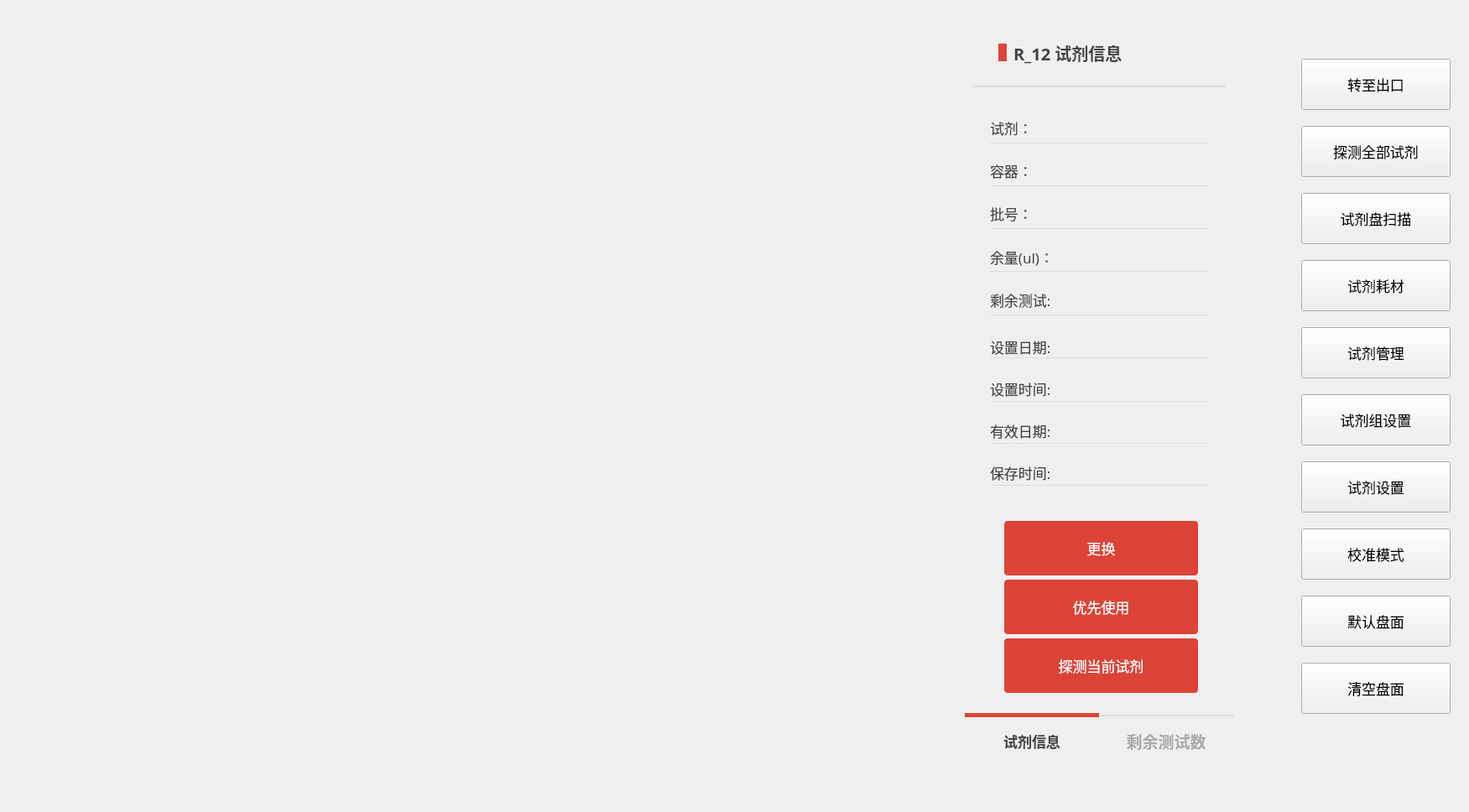
<?xml version="1.0" encoding="UTF-8"?>
<ui version="4.0">
 <class>frmReagentMaterial</class>
 <widget class="QWidget" name="frmReagentMaterial">
  <property name="geometry">
   <rect>
    <x>0</x>
    <y>0</y>
    <width>1751</width>
    <height>968</height>
   </rect>
  </property>
  <property name="focusPolicy">
   <enum>Qt::NoFocus</enum>
  </property>
  <property name="windowTitle">
   <string>Form</string>
  </property>
  <widget class="wgtReagentPanel" name="reagentPanel" native="true">
   <property name="geometry">
    <rect>
     <x>13</x>
     <y>11</y>
     <width>1111</width>
     <height>941</height>
    </rect>
   </property>
   <property name="focusPolicy">
    <enum>Qt::NoFocus</enum>
   </property>
  </widget>
  <widget class="CusView" name="reagentInfo" native="true">
   <property name="geometry">
    <rect>
     <x>1150</x>
     <y>31</y>
     <width>321</width>
     <height>881</height>
    </rect>
   </property>
   <property name="font">
    <font>
     <family>苹方 粗体</family>
     <pointsize>14</pointsize>
    </font>
   </property>
   <property name="focusPolicy">
    <enum>Qt::NoFocus</enum>
   </property>
   <property name="styleSheet">
    <string notr="true"/>
   </property>
   <widget class="QStackedWidget" name="stkReagentInfo">
    <property name="geometry">
     <rect>
      <x>0</x>
      <y>0</y>
      <width>321</width>
      <height>821</height>
     </rect>
    </property>
    <property name="currentIndex">
     <number>0</number>
    </property>
    <widget class="QWidget" name="page">
     <widget class="QLabel" name="lbl2">
      <property name="geometry">
       <rect>
        <x>30</x>
        <y>467</y>
        <width>71</width>
        <height>31</height>
       </rect>
      </property>
      <property name="font">
       <font>
        <family>苹方 粗体</family>
        <pointsize>13</pointsize>
       </font>
      </property>
      <property name="focusPolicy">
       <enum>Qt::NoFocus</enum>
      </property>
      <property name="styleSheet">
       <string notr="true">color:#444444;</string>
      </property>
      <property name="text">
       <string>有效日期:</string>
      </property>
     </widget>
     <widget class="QLineEdit" name="lineEdit_8">
      <property name="geometry">
       <rect>
        <x>30</x>
        <y>324</y>
        <width>261</width>
        <height>21</height>
       </rect>
      </property>
      <property name="styleSheet">
       <string notr="true">	border:none;
	background-color:transparent;
	border-bottom:1px solid #DDDDDD;
</string>
      </property>
      <property name="readOnly">
       <bool>true</bool>
      </property>
     </widget>
     <widget class="QLineEdit" name="lineEdit_10">
      <property name="geometry">
       <rect>
        <x>30</x>
        <y>427</y>
        <width>261</width>
        <height>21</height>
       </rect>
      </property>
      <property name="styleSheet">
       <string notr="true">	border:none;
	background-color:transparent;
	border-bottom:1px solid #DDDDDD;
</string>
      </property>
      <property name="readOnly">
       <bool>true</bool>
      </property>
     </widget>
     <widget class="QLabel" name="lbl3">
      <property name="geometry">
       <rect>
        <x>30</x>
        <y>417</y>
        <width>71</width>
        <height>31</height>
       </rect>
      </property>
      <property name="font">
       <font>
        <family>苹方 粗体</family>
        <pointsize>13</pointsize>
       </font>
      </property>
      <property name="focusPolicy">
       <enum>Qt::NoFocus</enum>
      </property>
      <property name="styleSheet">
       <string notr="true">color:#444444;</string>
      </property>
      <property name="text">
       <string>设置时间:</string>
      </property>
     </widget>
     <widget class="QLabel" name="lbl7">
      <property name="geometry">
       <rect>
        <x>30</x>
        <y>208</y>
        <width>71</width>
        <height>31</height>
       </rect>
      </property>
      <property name="font">
       <font>
        <family>苹方 粗体</family>
        <pointsize>13</pointsize>
       </font>
      </property>
      <property name="focusPolicy">
       <enum>Qt::NoFocus</enum>
      </property>
      <property name="styleSheet">
       <string notr="true">color:#444444;</string>
      </property>
      <property name="text">
       <string>批号：</string>
      </property>
     </widget>
     <widget class="QLineEdit" name="lineEdit_5">
      <property name="geometry">
       <rect>
        <x>30</x>
        <y>170</y>
        <width>261</width>
        <height>21</height>
       </rect>
      </property>
      <property name="styleSheet">
       <string notr="true">	border:none;
	background-color:transparent;
	border-bottom:1px solid #DDDDDD;
</string>
      </property>
      <property name="readOnly">
       <bool>true</bool>
      </property>
     </widget>
     <widget class="QLineEdit" name="lineEdit_9">
      <property name="geometry">
       <rect>
        <x>30</x>
        <y>375</y>
        <width>261</width>
        <height>21</height>
       </rect>
      </property>
      <property name="styleSheet">
       <string notr="true">	border:none;
	background-color:transparent;
	border-bottom:1px solid #DDDDDD;
</string>
      </property>
      <property name="readOnly">
       <bool>true</bool>
      </property>
     </widget>
     <widget class="QLabel" name="lblSetTime">
      <property name="geometry">
       <rect>
        <x>110</x>
        <y>417</y>
        <width>191</width>
        <height>31</height>
       </rect>
      </property>
      <property name="font">
       <font>
        <family>苹方 粗体</family>
        <pointsize>13</pointsize>
       </font>
      </property>
      <property name="focusPolicy">
       <enum>Qt::NoFocus</enum>
      </property>
      <property name="styleSheet">
       <string notr="true">color:#444444;</string>
      </property>
      <property name="text">
       <string/>
      </property>
     </widget>
     <widget class="QLineEdit" name="lineEdit_11">
      <property name="geometry">
       <rect>
        <x>30</x>
        <y>477</y>
        <width>261</width>
        <height>21</height>
       </rect>
      </property>
      <property name="styleSheet">
       <string notr="true">	border:none;
	background-color:transparent;
	border-bottom:1px solid #DDDDDD;
</string>
      </property>
      <property name="readOnly">
       <bool>true</bool>
      </property>
     </widget>
     <widget class="QLabel" name="lbl10">
      <property name="geometry">
       <rect>
        <x>30</x>
        <y>106</y>
        <width>71</width>
        <height>31</height>
       </rect>
      </property>
      <property name="font">
       <font>
        <family>苹方 粗体</family>
        <pointsize>13</pointsize>
       </font>
      </property>
      <property name="focusPolicy">
       <enum>Qt::NoFocus</enum>
      </property>
      <property name="styleSheet">
       <string notr="true">color:#444444;</string>
      </property>
      <property name="text">
       <string>试剂：</string>
      </property>
     </widget>
     <widget class="QLabel" name="lblHoleinfo">
      <property name="geometry">
       <rect>
        <x>58</x>
        <y>17</y>
        <width>149</width>
        <height>30</height>
       </rect>
      </property>
      <property name="font">
       <font>
        <family>苹方 粗体</family>
        <pointsize>15</pointsize>
        <weight>75</weight>
        <bold>true</bold>
       </font>
      </property>
      <property name="focusPolicy">
       <enum>Qt::NoFocus</enum>
      </property>
      <property name="styleSheet">
       <string notr="true">color:#444444;</string>
      </property>
      <property name="text">
       <string>R_12 试剂信息</string>
      </property>
     </widget>
     <widget class="QLabel" name="lblKeepTime">
      <property name="geometry">
       <rect>
        <x>110</x>
        <y>517</y>
        <width>191</width>
        <height>31</height>
       </rect>
      </property>
      <property name="font">
       <font>
        <family>苹方 粗体</family>
        <pointsize>13</pointsize>
       </font>
      </property>
      <property name="focusPolicy">
       <enum>Qt::NoFocus</enum>
      </property>
      <property name="styleSheet">
       <string notr="true">color:#444444;</string>
      </property>
      <property name="text">
       <string/>
      </property>
     </widget>
     <widget class="QLabel" name="lblAmount">
      <property name="geometry">
       <rect>
        <x>110</x>
        <y>260</y>
        <width>181</width>
        <height>31</height>
       </rect>
      </property>
      <property name="font">
       <font>
        <family>苹方 粗体</family>
        <pointsize>13</pointsize>
       </font>
      </property>
      <property name="focusPolicy">
       <enum>Qt::NoFocus</enum>
      </property>
      <property name="styleSheet">
       <string notr="true">color:#444444;</string>
      </property>
      <property name="text">
       <string/>
      </property>
     </widget>
     <widget class="QLineEdit" name="lineEdit_6">
      <property name="geometry">
       <rect>
        <x>30</x>
        <y>221</y>
        <width>261</width>
        <height>21</height>
       </rect>
      </property>
      <property name="styleSheet">
       <string notr="true">	border:none;
	background-color:transparent;
	border-bottom:1px solid #DDDDDD;
</string>
      </property>
      <property name="readOnly">
       <bool>true</bool>
      </property>
     </widget>
     <widget class="QLabel" name="lbl1">
      <property name="geometry">
       <rect>
        <x>30</x>
        <y>517</y>
        <width>71</width>
        <height>31</height>
       </rect>
      </property>
      <property name="font">
       <font>
        <family>苹方 粗体</family>
        <pointsize>13</pointsize>
       </font>
      </property>
      <property name="focusPolicy">
       <enum>Qt::NoFocus</enum>
      </property>
      <property name="styleSheet">
       <string notr="true">color:#444444;</string>
      </property>
      <property name="text">
       <string>保存时间:</string>
      </property>
     </widget>
     <widget class="QLabel" name="lbl4">
      <property name="geometry">
       <rect>
        <x>30</x>
        <y>367</y>
        <width>71</width>
        <height>31</height>
       </rect>
      </property>
      <property name="font">
       <font>
        <family>苹方 粗体</family>
        <pointsize>13</pointsize>
       </font>
      </property>
      <property name="focusPolicy">
       <enum>Qt::NoFocus</enum>
      </property>
      <property name="styleSheet">
       <string notr="true">color:#444444;</string>
      </property>
      <property name="text">
       <string>设置日期:</string>
      </property>
     </widget>
     <widget class="QLabel" name="lblOutDate">
      <property name="geometry">
       <rect>
        <x>110</x>
        <y>467</y>
        <width>111</width>
        <height>31</height>
       </rect>
      </property>
      <property name="font">
       <font>
        <family>苹方 粗体</family>
        <pointsize>13</pointsize>
       </font>
      </property>
      <property name="focusPolicy">
       <enum>Qt::NoFocus</enum>
      </property>
      <property name="styleSheet">
       <string notr="true">color:#444444;</string>
      </property>
      <property name="text">
       <string/>
      </property>
     </widget>
     <widget class="QLabel" name="lblTests">
      <property name="geometry">
       <rect>
        <x>110</x>
        <y>311</y>
        <width>191</width>
        <height>31</height>
       </rect>
      </property>
      <property name="font">
       <font>
        <family>苹方 粗体</family>
        <pointsize>13</pointsize>
       </font>
      </property>
      <property name="focusPolicy">
       <enum>Qt::NoFocus</enum>
      </property>
      <property name="styleSheet">
       <string notr="true">color:#444444;</string>
      </property>
      <property name="text">
       <string/>
      </property>
     </widget>
     <widget class="QLineEdit" name="lineEdit_3">
      <property name="geometry">
       <rect>
        <x>10</x>
        <y>52</y>
        <width>301</width>
        <height>21</height>
       </rect>
      </property>
      <property name="styleSheet">
       <string notr="true">	border:none;
	background-color:transparent;
	border-bottom:2px solid #DDDDDD;
</string>
      </property>
      <property name="readOnly">
       <bool>true</bool>
      </property>
     </widget>
     <widget class="QLabel" name="lbl8">
      <property name="geometry">
       <rect>
        <x>30</x>
        <y>157</y>
        <width>71</width>
        <height>31</height>
       </rect>
      </property>
      <property name="font">
       <font>
        <family>苹方 粗体</family>
        <pointsize>13</pointsize>
       </font>
      </property>
      <property name="focusPolicy">
       <enum>Qt::NoFocus</enum>
      </property>
      <property name="styleSheet">
       <string notr="true">color:#444444;</string>
      </property>
      <property name="text">
       <string>容器：</string>
      </property>
     </widget>
     <widget class="QPushButton" name="btnUpdatePriority">
      <property name="geometry">
       <rect>
        <x>47</x>
        <y>660</y>
        <width>231</width>
        <height>65</height>
       </rect>
      </property>
      <property name="font">
       <font>
        <family>苹方 粗体</family>
        <pointsize>13</pointsize>
        <weight>50</weight>
        <bold>false</bold>
        <stylestrategy>PreferDefault</stylestrategy>
       </font>
      </property>
      <property name="focusPolicy">
       <enum>Qt::NoFocus</enum>
      </property>
      <property name="styleSheet">
       <string notr="true">QPushButton{
background-color: #DB4437;
color: #FFFFFF;
border-radius: 4px;
padding: 2px;
}
QPushButton:hover {
background-color: #F2594C;
}

QPushButton:pressed {
background-color: #E83323;
}</string>
      </property>
      <property name="text">
       <string>优先使用</string>
      </property>
      <property name="iconSize">
       <size>
        <width>37</width>
        <height>32</height>
       </size>
      </property>
      <property name="checkable">
       <bool>false</bool>
      </property>
      <property name="checked">
       <bool>false</bool>
      </property>
      <property name="autoExclusive">
       <bool>false</bool>
      </property>
     </widget>
     <widget class="QLabel" name="lblSetDate">
      <property name="geometry">
       <rect>
        <x>110</x>
        <y>367</y>
        <width>191</width>
        <height>31</height>
       </rect>
      </property>
      <property name="font">
       <font>
        <family>苹方 粗体</family>
        <pointsize>13</pointsize>
       </font>
      </property>
      <property name="focusPolicy">
       <enum>Qt::NoFocus</enum>
      </property>
      <property name="styleSheet">
       <string notr="true">color:#444444;</string>
      </property>
      <property name="text">
       <string/>
      </property>
     </widget>
     <widget class="QLineEdit" name="lineEdit_4">
      <property name="geometry">
       <rect>
        <x>30</x>
        <y>119</y>
        <width>261</width>
        <height>21</height>
       </rect>
      </property>
      <property name="styleSheet">
       <string notr="true">	border:none;
	background-color:transparent;
	border-bottom:1px solid #DDDDDD;
</string>
      </property>
      <property name="readOnly">
       <bool>true</bool>
      </property>
     </widget>
     <widget class="QLineEdit" name="lineEdit_12">
      <property name="geometry">
       <rect>
        <x>30</x>
        <y>527</y>
        <width>261</width>
        <height>21</height>
       </rect>
      </property>
      <property name="styleSheet">
       <string notr="true">	border:none;
	background-color:transparent;
	border-bottom:1px solid #DDDDDD;
</string>
      </property>
      <property name="readOnly">
       <bool>true</bool>
      </property>
     </widget>
     <widget class="QLineEdit" name="lineEdit_7">
      <property name="geometry">
       <rect>
        <x>30</x>
        <y>272</y>
        <width>261</width>
        <height>21</height>
       </rect>
      </property>
      <property name="styleSheet">
       <string notr="true">	border:none;
	background-color:transparent;
	border-bottom:1px solid #DDDDDD;
</string>
      </property>
      <property name="readOnly">
       <bool>true</bool>
      </property>
     </widget>
     <widget class="QLabel" name="lbl5">
      <property name="geometry">
       <rect>
        <x>30</x>
        <y>311</y>
        <width>71</width>
        <height>31</height>
       </rect>
      </property>
      <property name="font">
       <font>
        <family>苹方 粗体</family>
        <pointsize>13</pointsize>
       </font>
      </property>
      <property name="focusPolicy">
       <enum>Qt::NoFocus</enum>
      </property>
      <property name="styleSheet">
       <string notr="true">color:#444444;</string>
      </property>
      <property name="text">
       <string>剩余测试:</string>
      </property>
     </widget>
     <widget class="QLabel" name="lbl6">
      <property name="geometry">
       <rect>
        <x>30</x>
        <y>260</y>
        <width>71</width>
        <height>31</height>
       </rect>
      </property>
      <property name="font">
       <font>
        <family>苹方 粗体</family>
        <pointsize>13</pointsize>
       </font>
      </property>
      <property name="focusPolicy">
       <enum>Qt::NoFocus</enum>
      </property>
      <property name="styleSheet">
       <string notr="true">color:#444444;</string>
      </property>
      <property name="text">
       <string>余量(ul)：</string>
      </property>
     </widget>
     <widget class="QLineEdit" name="lineEdit_13">
      <property name="geometry">
       <rect>
        <x>40</x>
        <y>21</y>
        <width>16</width>
        <height>21</height>
       </rect>
      </property>
      <property name="styleSheet">
       <string notr="true">	border:none;
	background-color:transparent;
	border-left:10px solid #DB4437;
</string>
      </property>
      <property name="readOnly">
       <bool>true</bool>
      </property>
     </widget>
     <widget class="QPushButton" name="btnChangeHole">
      <property name="geometry">
       <rect>
        <x>47</x>
        <y>590</y>
        <width>231</width>
        <height>65</height>
       </rect>
      </property>
      <property name="font">
       <font>
        <family>苹方 粗体</family>
        <pointsize>13</pointsize>
        <weight>50</weight>
        <bold>false</bold>
        <stylestrategy>PreferDefault</stylestrategy>
       </font>
      </property>
      <property name="focusPolicy">
       <enum>Qt::NoFocus</enum>
      </property>
      <property name="styleSheet">
       <string notr="true">QPushButton{
background-color: #DB4437;
color: #FFFFFF;
border-radius: 4px;
padding: 2px;
}
QPushButton:hover {
background-color: #F2594C;
}

QPushButton:pressed {
background-color: #E83323;
}</string>
      </property>
      <property name="text">
       <string>更换</string>
      </property>
      <property name="iconSize">
       <size>
        <width>37</width>
        <height>32</height>
       </size>
      </property>
      <property name="checkable">
       <bool>false</bool>
      </property>
      <property name="checked">
       <bool>false</bool>
      </property>
      <property name="autoExclusive">
       <bool>false</bool>
      </property>
     </widget>
     <widget class="QLabel" name="lblName">
      <property name="geometry">
       <rect>
        <x>110</x>
        <y>110</y>
        <width>181</width>
        <height>31</height>
       </rect>
      </property>
      <property name="font">
       <font>
        <family>苹方 粗体</family>
        <pointsize>13</pointsize>
       </font>
      </property>
      <property name="focusPolicy">
       <enum>Qt::NoFocus</enum>
      </property>
      <property name="styleSheet">
       <string notr="true">color:#444444;</string>
      </property>
      <property name="text">
       <string/>
      </property>
     </widget>
     <widget class="QLabel" name="lblBottleName">
      <property name="geometry">
       <rect>
        <x>110</x>
        <y>160</y>
        <width>181</width>
        <height>31</height>
       </rect>
      </property>
      <property name="font">
       <font>
        <family>苹方 粗体</family>
        <pointsize>13</pointsize>
       </font>
      </property>
      <property name="focusPolicy">
       <enum>Qt::NoFocus</enum>
      </property>
      <property name="styleSheet">
       <string notr="true">color:#444444;</string>
      </property>
      <property name="text">
       <string/>
      </property>
     </widget>
     <widget class="QLabel" name="lblBatch">
      <property name="geometry">
       <rect>
        <x>110</x>
        <y>210</y>
        <width>181</width>
        <height>31</height>
       </rect>
      </property>
      <property name="font">
       <font>
        <family>苹方 粗体</family>
        <pointsize>13</pointsize>
       </font>
      </property>
      <property name="focusPolicy">
       <enum>Qt::NoFocus</enum>
      </property>
      <property name="styleSheet">
       <string notr="true">color:#444444;</string>
      </property>
      <property name="text">
       <string/>
      </property>
     </widget>
     <widget class="QPushButton" name="btnDectOne">
      <property name="geometry">
       <rect>
        <x>47</x>
        <y>730</y>
        <width>231</width>
        <height>65</height>
       </rect>
      </property>
      <property name="font">
       <font>
        <family>苹方 粗体</family>
        <pointsize>13</pointsize>
        <weight>50</weight>
        <bold>false</bold>
        <stylestrategy>PreferDefault</stylestrategy>
       </font>
      </property>
      <property name="focusPolicy">
       <enum>Qt::NoFocus</enum>
      </property>
      <property name="styleSheet">
       <string notr="true">QPushButton{
background-color: #DB4437;
color: #FFFFFF;
border-radius: 4px;
padding: 2px;
}
QPushButton:hover {
background-color: #F2594C;
}

QPushButton:pressed {
background-color: #E83323;
}</string>
      </property>
      <property name="text">
       <string>探测当前试剂</string>
      </property>
      <property name="iconSize">
       <size>
        <width>37</width>
        <height>32</height>
       </size>
      </property>
      <property name="checkable">
       <bool>false</bool>
      </property>
      <property name="checked">
       <bool>false</bool>
      </property>
      <property name="autoExclusive">
       <bool>false</bool>
      </property>
     </widget>
     <zorder>lineEdit_9</zorder>
     <zorder>lineEdit_10</zorder>
     <zorder>lineEdit_6</zorder>
     <zorder>lineEdit_12</zorder>
     <zorder>lineEdit_7</zorder>
     <zorder>lineEdit_5</zorder>
     <zorder>lineEdit_13</zorder>
     <zorder>lineEdit_4</zorder>
     <zorder>lineEdit_3</zorder>
     <zorder>lineEdit_8</zorder>
     <zorder>lineEdit_11</zorder>
     <zorder>lbl2</zorder>
     <zorder>lbl3</zorder>
     <zorder>lbl7</zorder>
     <zorder>lblSetTime</zorder>
     <zorder>lbl10</zorder>
     <zorder>lblHoleinfo</zorder>
     <zorder>lblKeepTime</zorder>
     <zorder>lblAmount</zorder>
     <zorder>lbl1</zorder>
     <zorder>lbl4</zorder>
     <zorder>lblOutDate</zorder>
     <zorder>lblTests</zorder>
     <zorder>lbl8</zorder>
     <zorder>btnUpdatePriority</zorder>
     <zorder>lblSetDate</zorder>
     <zorder>lbl5</zorder>
     <zorder>lbl6</zorder>
     <zorder>btnChangeHole</zorder>
     <zorder>lblName</zorder>
     <zorder>lblBottleName</zorder>
     <zorder>lblBatch</zorder>
     <zorder>btnDectOne</zorder>
    </widget>
    <widget class="QWidget" name="page_2">
     <widget class="QLineEdit" name="lineEdit_14">
      <property name="geometry">
       <rect>
        <x>10</x>
        <y>52</y>
        <width>301</width>
        <height>21</height>
       </rect>
      </property>
      <property name="styleSheet">
       <string notr="true">	border:none;
	background-color:transparent;
	border-bottom:2px solid #DDDDDD;
</string>
      </property>
      <property name="readOnly">
       <bool>true</bool>
      </property>
     </widget>
     <widget class="QLineEdit" name="lineEdit_15">
      <property name="geometry">
       <rect>
        <x>40</x>
        <y>21</y>
        <width>16</width>
        <height>21</height>
       </rect>
      </property>
      <property name="styleSheet">
       <string notr="true">	border:none;
	background-color:transparent;
	border-left:10px solid #DB4437;
</string>
      </property>
      <property name="readOnly">
       <bool>true</bool>
      </property>
     </widget>
     <widget class="QLabel" name="lblHoleinfo_2">
      <property name="geometry">
       <rect>
        <x>58</x>
        <y>17</y>
        <width>149</width>
        <height>30</height>
       </rect>
      </property>
      <property name="font">
       <font>
        <family>苹方 粗体</family>
        <pointsize>15</pointsize>
        <weight>75</weight>
        <bold>true</bold>
       </font>
      </property>
      <property name="focusPolicy">
       <enum>Qt::NoFocus</enum>
      </property>
      <property name="styleSheet">
       <string notr="true">color:#444444;</string>
      </property>
      <property name="text">
       <string>剩余测试次数</string>
      </property>
     </widget>
     <widget class="QTableWidget" name="projectUseageTable">
      <property name="geometry">
       <rect>
        <x>20</x>
        <y>80</y>
        <width>281</width>
        <height>421</height>
       </rect>
      </property>
      <property name="font">
       <font>
        <family>苹方 粗体</family>
        <pointsize>10</pointsize>
       </font>
      </property>
      <property name="focusPolicy">
       <enum>Qt::NoFocus</enum>
      </property>
      <property name="styleSheet">
       <string notr="true">QHeaderView{
	background-color: transparent;
}
QHeaderView::section {	
	color: #444444;
	font:bold 15px &quot;苹方 粗体&quot;;
	text-align:left;
	height:40px;
	background-color: transparent;
	border:1px solid #DDDDDD;
	border-left:none;
	border-right:none;
	border-top:none;
}
QTableWidget::Item{
border:0px solid #DDDDDD;
border-bottom:1px solid #DDDDDD;
}

QTableView::item:selected{
        background:#F0E3E3;    
}

QTableWidget{
background-color: white;
border:1px solid #E4E8EB;
border-radius:5px;
}</string>
      </property>
      <property name="showGrid">
       <bool>false</bool>
      </property>
      <property name="columnCount">
       <number>2</number>
      </property>
      <attribute name="horizontalHeaderVisible">
       <bool>false</bool>
      </attribute>
      <attribute name="horizontalHeaderMinimumSectionSize">
       <number>25</number>
      </attribute>
      <attribute name="horizontalHeaderDefaultSectionSize">
       <number>131</number>
      </attribute>
      <attribute name="horizontalHeaderStretchLastSection">
       <bool>true</bool>
      </attribute>
      <attribute name="verticalHeaderVisible">
       <bool>false</bool>
      </attribute>
      <column>
       <property name="text">
        <string>分析项目</string>
       </property>
      </column>
      <column>
       <property name="text">
        <string>剩余测试(次)</string>
       </property>
      </column>
     </widget>
     <widget class="QTableWidget" name="otherReagentUseageTable">
      <property name="geometry">
       <rect>
        <x>20</x>
        <y>510</y>
        <width>281</width>
        <height>301</height>
       </rect>
      </property>
      <property name="font">
       <font>
        <family>苹方 粗体</family>
        <pointsize>10</pointsize>
       </font>
      </property>
      <property name="focusPolicy">
       <enum>Qt::NoFocus</enum>
      </property>
      <property name="styleSheet">
       <string notr="true">QHeaderView{
	background-color: transparent;
}
QHeaderView::section {	
	color: #444444;
	font:bold 15px &quot;苹方 粗体&quot;;
	text-align:left;
	height:40px;
	background-color: transparent;
	border:1px solid #DDDDDD;
	border-left:none;
	border-right:none;
	border-top:none;
}
QTableWidget::Item{
border:0px solid #DDDDDD;
border-bottom:1px solid #DDDDDD;
}

QTableView::item:selected{
        background:#F0E3E3;    
}

QTableWidget{
background-color: white;
border:1px solid #E4E8EB;
border-radius:5px;
}</string>
      </property>
      <property name="showGrid">
       <bool>false</bool>
      </property>
      <property name="columnCount">
       <number>2</number>
      </property>
      <attribute name="horizontalHeaderVisible">
       <bool>false</bool>
      </attribute>
      <attribute name="horizontalHeaderMinimumSectionSize">
       <number>25</number>
      </attribute>
      <attribute name="horizontalHeaderDefaultSectionSize">
       <number>131</number>
      </attribute>
      <attribute name="horizontalHeaderStretchLastSection">
       <bool>true</bool>
      </attribute>
      <attribute name="verticalHeaderVisible">
       <bool>false</bool>
      </attribute>
      <column>
       <property name="text">
        <string>试剂名称</string>
       </property>
      </column>
      <column>
       <property name="text">
        <string>剩余量(ml)</string>
       </property>
      </column>
     </widget>
    </widget>
   </widget>
   <widget class="QWidget" name="wgtTabs" native="true">
    <property name="geometry">
     <rect>
      <x>0</x>
      <y>819</y>
      <width>321</width>
      <height>61</height>
     </rect>
    </property>
    <property name="minimumSize">
     <size>
      <width>0</width>
      <height>54</height>
     </size>
    </property>
    <property name="font">
     <font>
      <family>苹方 粗体</family>
      <pointsize>12</pointsize>
     </font>
    </property>
    <property name="styleSheet">
     <string notr="true">.QPushButton{
	color:#AAAAAA;
	border:none;
	background-color:transparent;
	border-top:5px solid transparent;
}
.QPushButton:checked
{
	color:#444444;
	border-top:5px solid #DB4437;
}</string>
    </property>
    <widget class="QPushButton" name="btnReagentInfoPage">
     <property name="geometry">
      <rect>
       <x>0</x>
       <y>0</y>
       <width>160</width>
       <height>61</height>
      </rect>
     </property>
     <property name="font">
      <font>
       <family>苹方 粗体</family>
       <pointsize>13</pointsize>
       <weight>75</weight>
       <bold>true</bold>
      </font>
     </property>
     <property name="focusPolicy">
      <enum>Qt::NoFocus</enum>
     </property>
     <property name="text">
      <string>试剂信息</string>
     </property>
     <property name="checkable">
      <bool>true</bool>
     </property>
     <property name="checked">
      <bool>true</bool>
     </property>
     <property name="autoExclusive">
      <bool>true</bool>
     </property>
    </widget>
    <widget class="QPushButton" name="btnReagentCountPage">
     <property name="geometry">
      <rect>
       <x>160</x>
       <y>0</y>
       <width>160</width>
       <height>61</height>
      </rect>
     </property>
     <property name="font">
      <font>
       <family>苹方 粗体</family>
       <pointsize>14</pointsize>
       <weight>75</weight>
       <bold>true</bold>
      </font>
     </property>
     <property name="focusPolicy">
      <enum>Qt::NoFocus</enum>
     </property>
     <property name="text">
      <string>剩余测试数</string>
     </property>
     <property name="checkable">
      <bool>true</bool>
     </property>
     <property name="checked">
      <bool>false</bool>
     </property>
     <property name="autoExclusive">
      <bool>true</bool>
     </property>
    </widget>
    <widget class="QLineEdit" name="lineEdit">
     <property name="geometry">
      <rect>
       <x>-250</x>
       <y>-16</y>
       <width>1361</width>
       <height>20</height>
      </rect>
     </property>
     <property name="focusPolicy">
      <enum>Qt::NoFocus</enum>
     </property>
     <property name="styleSheet">
      <string notr="true">	border:none;
	background-color:transparent;
	border-bottom:2px solid #DDDDDD;
</string>
     </property>
    </widget>
    <zorder>lineEdit</zorder>
    <zorder>btnReagentInfoPage</zorder>
    <zorder>btnReagentCountPage</zorder>
   </widget>
  </widget>
  <widget class="CusView" name="reagentFunMenu" native="true">
   <property name="geometry">
    <rect>
     <x>1525</x>
     <y>0</y>
     <width>226</width>
     <height>968</height>
    </rect>
   </property>
   <property name="focusPolicy">
    <enum>Qt::NoFocus</enum>
   </property>
   <widget class="QtMaterialFlatButton" name="btnChange">
    <property name="geometry">
     <rect>
      <x>26</x>
      <y>70</y>
      <width>178</width>
      <height>61</height>
     </rect>
    </property>
    <property name="font">
     <font>
      <family>苹方 粗体</family>
      <pointsize>13</pointsize>
      <weight>50</weight>
      <bold>false</bold>
      <stylestrategy>PreferDefault</stylestrategy>
     </font>
    </property>
    <property name="focusPolicy">
     <enum>Qt::NoFocus</enum>
    </property>
    <property name="text">
     <string>转至出口</string>
    </property>
    <property name="iconSize">
     <size>
      <width>37</width>
      <height>32</height>
     </size>
    </property>
    <property name="checkable">
     <bool>false</bool>
    </property>
    <property name="checked">
     <bool>false</bool>
    </property>
    <property name="autoExclusive">
     <bool>false</bool>
    </property>
   </widget>
   <widget class="QtMaterialFlatButton" name="btnDect">
    <property name="geometry">
     <rect>
      <x>26</x>
      <y>150</y>
      <width>178</width>
      <height>61</height>
     </rect>
    </property>
    <property name="font">
     <font>
      <family>苹方 粗体</family>
      <pointsize>13</pointsize>
      <weight>50</weight>
      <bold>false</bold>
      <stylestrategy>PreferDefault</stylestrategy>
     </font>
    </property>
    <property name="focusPolicy">
     <enum>Qt::NoFocus</enum>
    </property>
    <property name="text">
     <string>探测全部试剂</string>
    </property>
    <property name="iconSize">
     <size>
      <width>37</width>
      <height>32</height>
     </size>
    </property>
    <property name="checkable">
     <bool>false</bool>
    </property>
    <property name="checked">
     <bool>false</bool>
    </property>
    <property name="autoExclusive">
     <bool>false</bool>
    </property>
   </widget>
   <widget class="QtMaterialFlatButton" name="btnScan">
    <property name="geometry">
     <rect>
      <x>26</x>
      <y>230</y>
      <width>178</width>
      <height>61</height>
     </rect>
    </property>
    <property name="font">
     <font>
      <family>苹方 粗体</family>
      <pointsize>13</pointsize>
      <weight>50</weight>
      <bold>false</bold>
      <stylestrategy>PreferDefault</stylestrategy>
     </font>
    </property>
    <property name="focusPolicy">
     <enum>Qt::NoFocus</enum>
    </property>
    <property name="text">
     <string>试剂盘扫描</string>
    </property>
    <property name="iconSize">
     <size>
      <width>37</width>
      <height>32</height>
     </size>
    </property>
    <property name="checkable">
     <bool>false</bool>
    </property>
    <property name="checked">
     <bool>false</bool>
    </property>
    <property name="autoExclusive">
     <bool>false</bool>
    </property>
   </widget>
   <widget class="QtMaterialFlatButton" name="btnUsaged">
    <property name="geometry">
     <rect>
      <x>26</x>
      <y>310</y>
      <width>178</width>
      <height>61</height>
     </rect>
    </property>
    <property name="font">
     <font>
      <family>苹方 粗体</family>
      <pointsize>13</pointsize>
      <weight>50</weight>
      <bold>false</bold>
      <stylestrategy>PreferDefault</stylestrategy>
     </font>
    </property>
    <property name="focusPolicy">
     <enum>Qt::NoFocus</enum>
    </property>
    <property name="text">
     <string>试剂耗材</string>
    </property>
    <property name="iconSize">
     <size>
      <width>37</width>
      <height>32</height>
     </size>
    </property>
    <property name="checkable">
     <bool>false</bool>
    </property>
    <property name="checked">
     <bool>false</bool>
    </property>
    <property name="autoExclusive">
     <bool>false</bool>
    </property>
   </widget>
   <widget class="QtMaterialFlatButton" name="btnReagentSet">
    <property name="geometry">
     <rect>
      <x>26</x>
      <y>390</y>
      <width>178</width>
      <height>61</height>
     </rect>
    </property>
    <property name="font">
     <font>
      <family>苹方 粗体</family>
      <pointsize>13</pointsize>
      <weight>50</weight>
      <bold>false</bold>
      <stylestrategy>PreferDefault</stylestrategy>
     </font>
    </property>
    <property name="focusPolicy">
     <enum>Qt::NoFocus</enum>
    </property>
    <property name="text">
     <string>试剂管理</string>
    </property>
    <property name="iconSize">
     <size>
      <width>37</width>
      <height>32</height>
     </size>
    </property>
    <property name="checkable">
     <bool>false</bool>
    </property>
    <property name="checked">
     <bool>false</bool>
    </property>
    <property name="autoExclusive">
     <bool>false</bool>
    </property>
   </widget>
   <widget class="QtMaterialFlatButton" name="btnGroupSet">
    <property name="geometry">
     <rect>
      <x>26</x>
      <y>470</y>
      <width>178</width>
      <height>61</height>
     </rect>
    </property>
    <property name="font">
     <font>
      <family>苹方 粗体</family>
      <pointsize>13</pointsize>
      <weight>50</weight>
      <bold>false</bold>
      <stylestrategy>PreferDefault</stylestrategy>
     </font>
    </property>
    <property name="focusPolicy">
     <enum>Qt::NoFocus</enum>
    </property>
    <property name="text">
     <string>试剂组设置</string>
    </property>
    <property name="iconSize">
     <size>
      <width>37</width>
      <height>32</height>
     </size>
    </property>
    <property name="checkable">
     <bool>false</bool>
    </property>
    <property name="checked">
     <bool>false</bool>
    </property>
    <property name="autoExclusive">
     <bool>false</bool>
    </property>
   </widget>
   <widget class="QtMaterialFlatButton" name="btnReagentInfoSet">
    <property name="geometry">
     <rect>
      <x>26</x>
      <y>550</y>
      <width>178</width>
      <height>61</height>
     </rect>
    </property>
    <property name="font">
     <font>
      <family>苹方 粗体</family>
      <pointsize>13</pointsize>
      <weight>50</weight>
      <bold>false</bold>
      <stylestrategy>PreferDefault</stylestrategy>
     </font>
    </property>
    <property name="focusPolicy">
     <enum>Qt::NoFocus</enum>
    </property>
    <property name="text">
     <string>试剂设置</string>
    </property>
    <property name="iconSize">
     <size>
      <width>37</width>
      <height>32</height>
     </size>
    </property>
    <property name="checkable">
     <bool>false</bool>
    </property>
    <property name="checked">
     <bool>false</bool>
    </property>
    <property name="autoExclusive">
     <bool>false</bool>
    </property>
   </widget>
   <widget class="QtMaterialFlatButton" name="btn_restore">
    <property name="geometry">
     <rect>
      <x>26</x>
      <y>710</y>
      <width>178</width>
      <height>61</height>
     </rect>
    </property>
    <property name="font">
     <font>
      <family>苹方 粗体</family>
      <pointsize>13</pointsize>
      <weight>50</weight>
      <bold>false</bold>
      <stylestrategy>PreferDefault</stylestrategy>
     </font>
    </property>
    <property name="focusPolicy">
     <enum>Qt::NoFocus</enum>
    </property>
    <property name="text">
     <string>默认盘面</string>
    </property>
    <property name="iconSize">
     <size>
      <width>37</width>
      <height>32</height>
     </size>
    </property>
    <property name="checkable">
     <bool>false</bool>
    </property>
    <property name="checked">
     <bool>false</bool>
    </property>
    <property name="autoExclusive">
     <bool>false</bool>
    </property>
   </widget>
   <widget class="QtMaterialFlatButton" name="btn_clearPanel">
    <property name="geometry">
     <rect>
      <x>26</x>
      <y>790</y>
      <width>178</width>
      <height>61</height>
     </rect>
    </property>
    <property name="font">
     <font>
      <family>苹方 粗体</family>
      <pointsize>13</pointsize>
      <weight>50</weight>
      <bold>false</bold>
      <stylestrategy>PreferDefault</stylestrategy>
     </font>
    </property>
    <property name="focusPolicy">
     <enum>Qt::NoFocus</enum>
    </property>
    <property name="text">
     <string>清空盘面</string>
    </property>
    <property name="iconSize">
     <size>
      <width>37</width>
      <height>32</height>
     </size>
    </property>
    <property name="checkable">
     <bool>false</bool>
    </property>
    <property name="checked">
     <bool>false</bool>
    </property>
    <property name="autoExclusive">
     <bool>false</bool>
    </property>
   </widget>
   <widget class="QtMaterialFlatButton" name="btn_calibrationmode">
    <property name="geometry">
     <rect>
      <x>26</x>
      <y>630</y>
      <width>178</width>
      <height>61</height>
     </rect>
    </property>
    <property name="font">
     <font>
      <family>苹方 粗体</family>
      <pointsize>13</pointsize>
      <weight>50</weight>
      <bold>false</bold>
      <stylestrategy>PreferDefault</stylestrategy>
     </font>
    </property>
    <property name="focusPolicy">
     <enum>Qt::NoFocus</enum>
    </property>
    <property name="text">
     <string>校准模式</string>
    </property>
    <property name="iconSize">
     <size>
      <width>37</width>
      <height>32</height>
     </size>
    </property>
    <property name="checkable">
     <bool>false</bool>
    </property>
    <property name="checked">
     <bool>false</bool>
    </property>
    <property name="autoExclusive">
     <bool>false</bool>
    </property>
   </widget>
  </widget>
 </widget>
 <customwidgets>
  <customwidget>
   <class>QtMaterialFlatButton</class>
   <extends>QPushButton</extends>
   <header>qtmaterialflatbutton.h</header>
  </customwidget>
  <customwidget>
   <class>CusView</class>
   <extends>QWidget</extends>
   <header>cusview.h</header>
   <container>1</container>
  </customwidget>
  <customwidget>
   <class>wgtReagentPanel</class>
   <extends>QWidget</extends>
   <header>wgtreagentpanel.h</header>
   <container>1</container>
  </customwidget>
 </customwidgets>
 <resources/>
 <connections/>
</ui>
